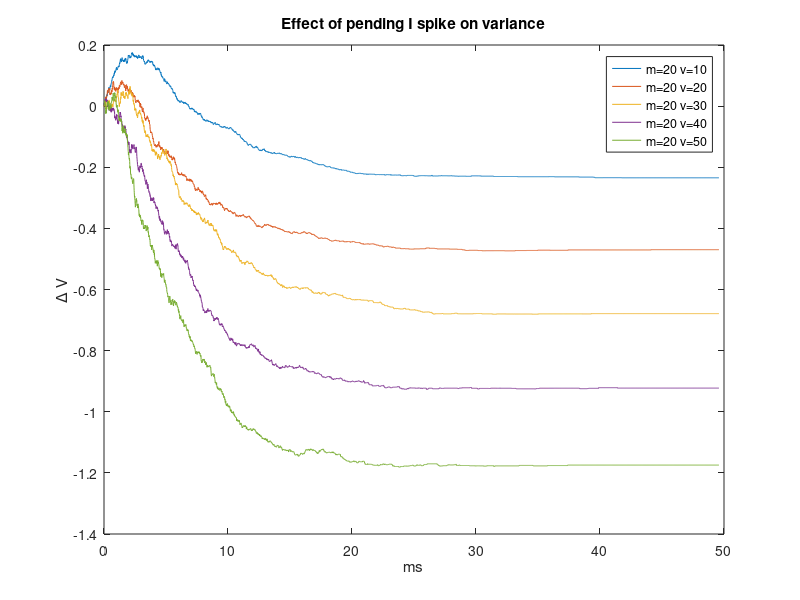
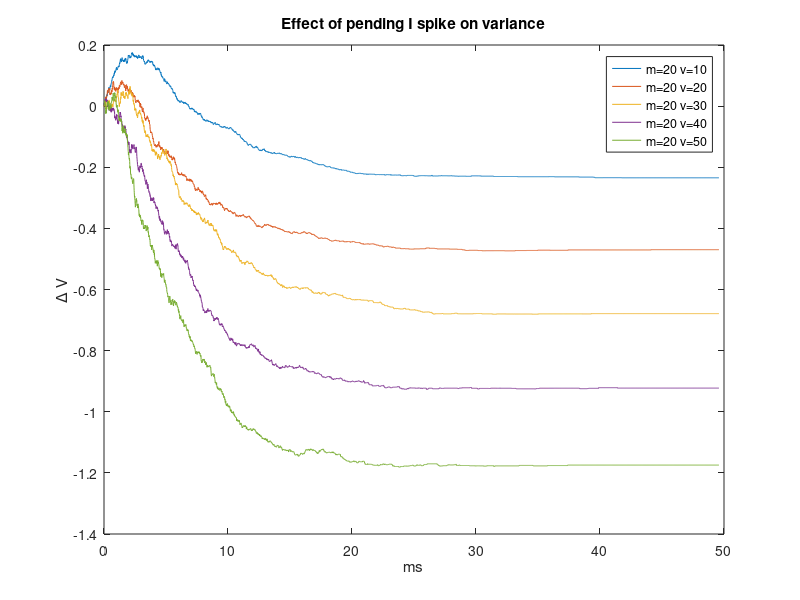
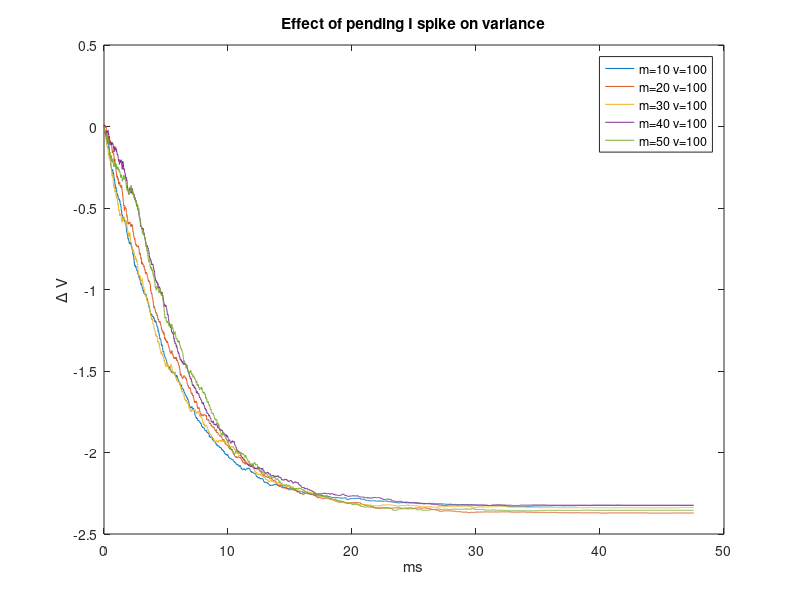
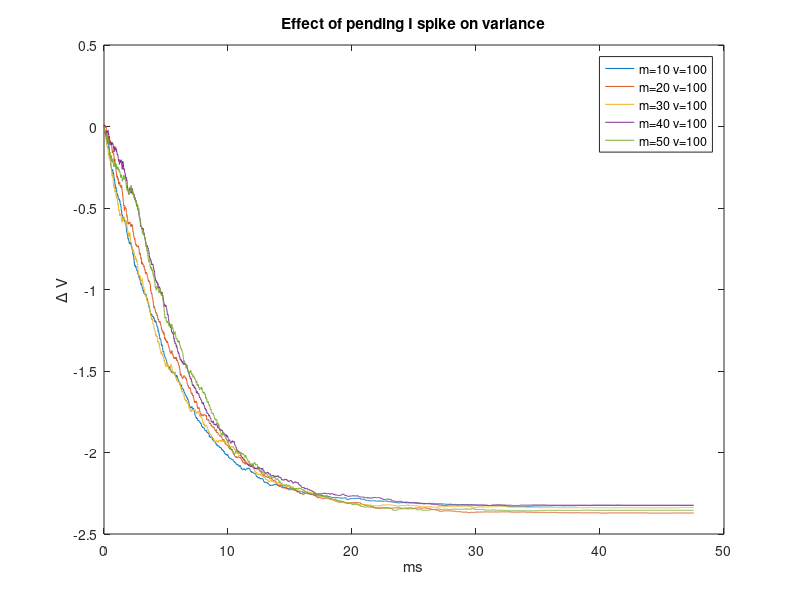

Write MATLAB code to recreate these figures, in order.
%Effect of I, changing Var
num_n = 10000;
V = zeros(num_n,5);
V(:,1) = randn(num_n,1)*sqrt(10)+20;
V(:,2) = randn(num_n,1)*sqrt(20)+20;
V(:,3) = randn(num_n,1)*sqrt(30)+20;
V(:,4) = randn(num_n,1)*sqrt(40)+20;
V(:,5) = randn(num_n,1)*sqrt(50)+20;
init_var = var(V,1);
pending_I = exprnd(4.5,num_n,5);
t_max = max(max(pending_I));
t = 0:0.01:t_max;
d_var = zeros(size(t,2),5);
d_var(1,:) = 0;
for i = 2:size(t,2)
    for j =1:5
    index = pending_I(:,j) > t(i-1) & pending_I(:,j)<= t(i);
    V(index, j) = V(index, j) - (0.4*4.91).*(V(index,j)+66)/166;
    d_var(i,j) = var(V(:,j))- init_var(j);
    end
end
plot(t, d_var(:,1));
hold on;
plot(t, d_var(:,2));
hold on;
plot(t, d_var(:,3));
hold on;
plot(t, d_var(:,4));
hold on;
plot(t, d_var(:,5));
xlabel('ms');
ylabel('\Delta V');
legend('m=20 v=10','m=20 v=20','m=20 v=30','m=20 v=40','m=20 v=50');
title('Effect of pending I spike on variance');
saveas(gcf,'figure/ode/EffectOfI1.png');
saveas(gcf,'figure/ode/EffectofI1.fig');

%% Effect of I, changing mean
num_n = 20000;
V = zeros(num_n,5);
V(:,1) = randn(num_n,1)*sqrt(100)+10;
V(:,2) = randn(num_n,1)*sqrt(100)+20;
V(:,3) = randn(num_n,1)*sqrt(100)+30;
V(:,4) = randn(num_n,1)*sqrt(100)+40;
V(:,5) = randn(num_n,1)*sqrt(100)+50;
init_var = var(V,1);
pending_I = exprnd(4.5,num_n,5);
t_max = max(max(pending_I));
t = 0:0.01:t_max;
d_var = zeros(size(t,2),5);
d_var(1,:) = 0;
for i = 2:size(t,2)
    for j =1:5
    index = pending_I(:,j) > t(i-1) & pending_I(:,j)<= t(i);
    V(index, j) = V(index, j) - (0.4*4.91).*(V(index,j)+66)/166;
    d_var(i,j) = var(V(:,j))- init_var(j);
    end
end
figure;
plot(t, d_var(:,1));
hold on;
plot(t, d_var(:,2));
hold on;
plot(t, d_var(:,3));
hold on;
plot(t, d_var(:,4));
hold on;
plot(t, d_var(:,5));
xlabel('ms');
ylabel('\Delta V');
legend('m=10 v=100','m=20 v=100','m=30 v=100','m=40 v=100','m=50 v=100');
title('Effect of pending I spike on variance');
saveas(gcf,'figure/ode/EffectOfI2.png');
saveas(gcf,'figure/ode/EffectofI2.fig');

%%
